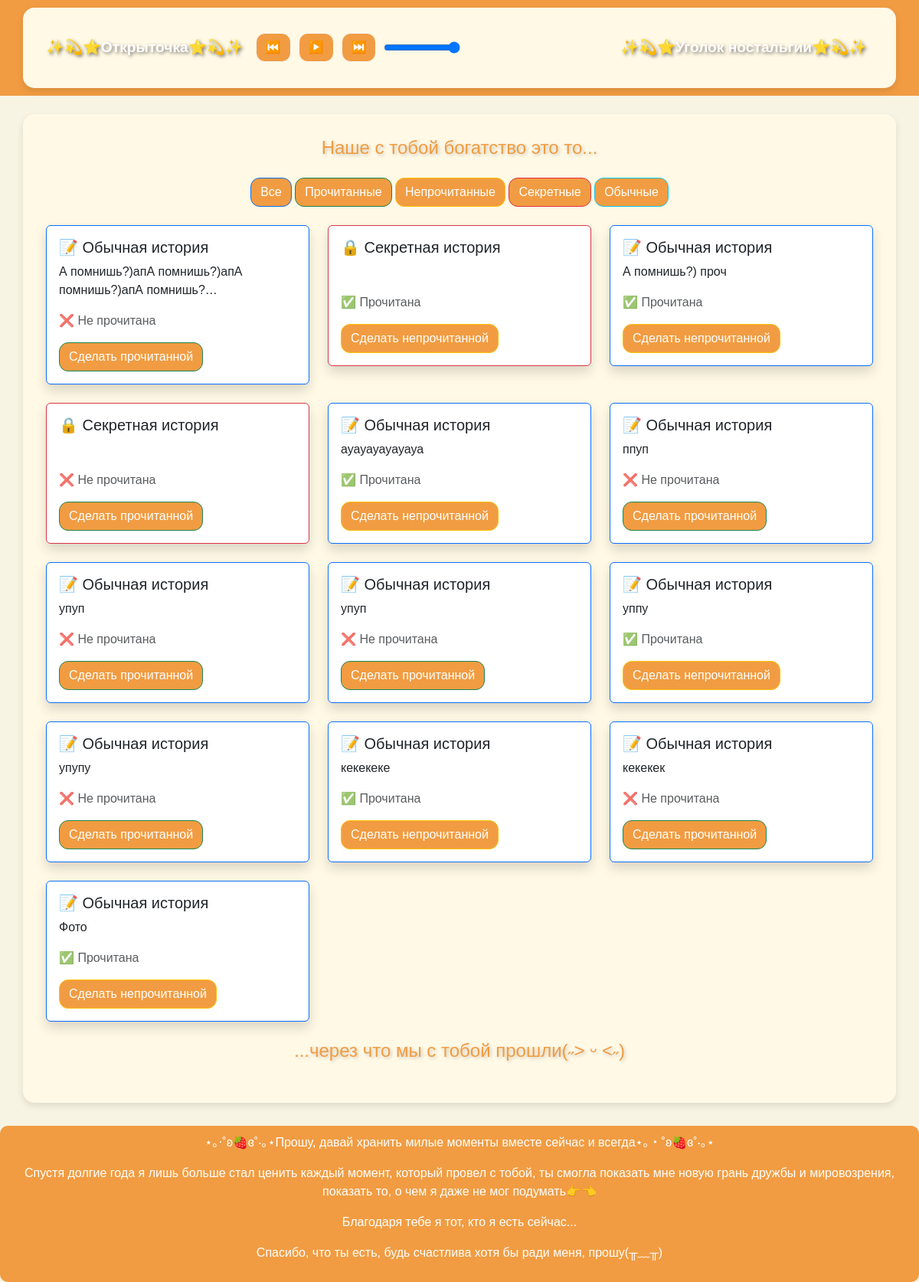
Page /notes/ on the earlier database version.
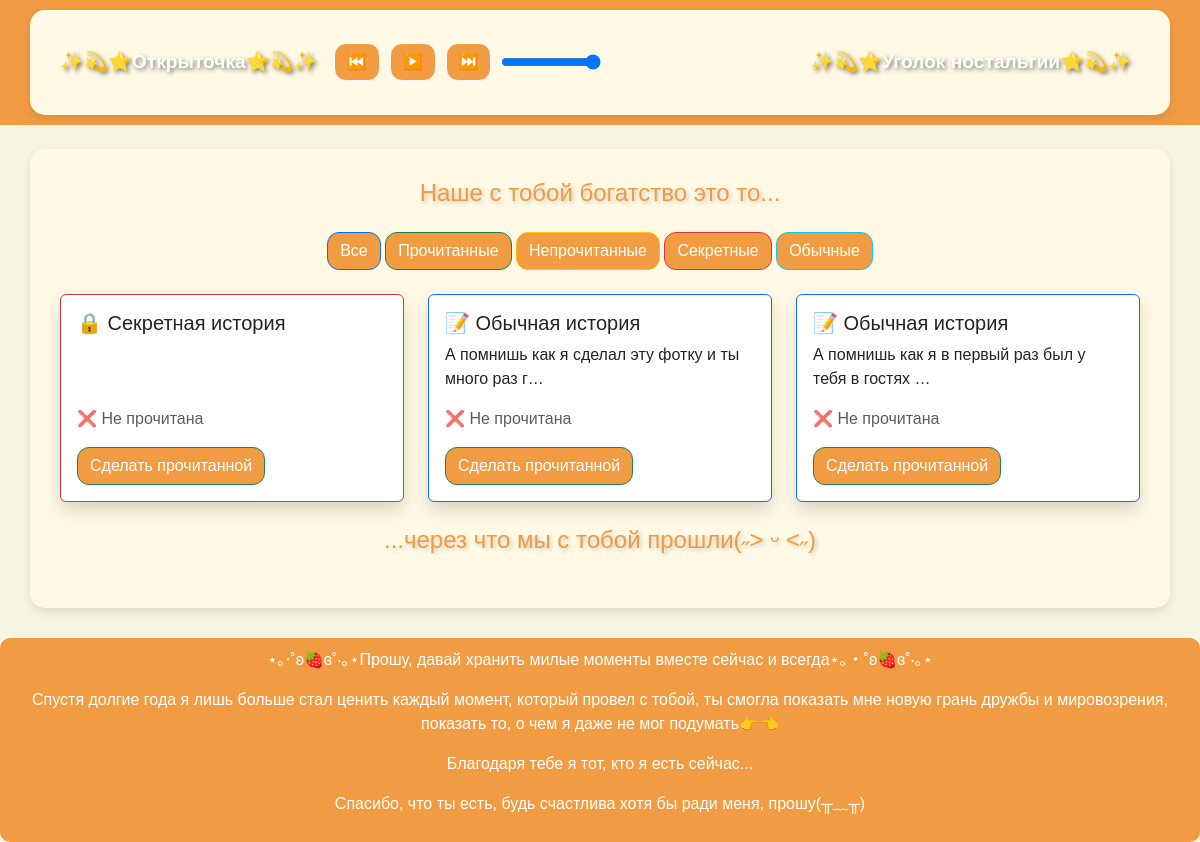
Same page on the later database version.
### api/models.py (models this page shows, shortened)
class Note(models.Model):
    text = models.TextField(verbose_name="Текст заметки")
    is_read = models.BooleanField(default=False, verbose_name="Прочитано")
    is_secret = models.BooleanField(default=False, verbose_name="Секретная")
    photo = models.ImageField(upload_to='notes_photos/', null=True, blank=True, verbose_name="Фото")

### api/views.py (the view)
# urls.py: path("notes/", note_list, name="note_list"),
def note_list(request):
    notes = Note.objects.all()
    return render(request, "note_list.html", {"notes": notes})

### templates/note_list.html (shortened to what this page needs)
{% extends "base.html" %}
{% block content %}
    <h1 class="text-center mb-4 title">Наше с тобой богатство это то...</h1>
    <div class="text-center mb-4">
        <button class="btn btn-primary filter-btn" data-filter="all">Все</button>
        <button class="btn btn-success filter-btn" data-filter="read">Прочитанные</button>
        <button class="btn btn-warning filter-btn" data-filter="unread">Непрочитанные</button>
        <button class="btn btn-danger filter-btn" data-filter="secret">Секретные</button>
        <button class="btn btn-info filter-btn" data-filter="regular">Обычные</button>
    </div>
    {% if notes %}
        <div class="row">
            {% for note in notes %}
                <div class="col-md-6 col-lg-4 mb-4 note-card"
                     data-read="{% if note.is_read %}read{% else %}unread{% endif %}"
                     data-secret="{% if note.is_secret %}secret{% else %}regular{% endif %}">
                    <a href="{% url 'note_detail' note.id %}" class="card shadow {% if note.is_secret %}border-danger{% else %}border-primary{% endif %} text-decoration-none">
                        <div class="card-body">
                            <h5 class="card-title">
                                {% if note.is_secret %} 🔒 Секретная история {% else %} 📝 Обычная история {% endif %}
                            </h5>
                            <p class="card-text {% if note.is_secret %}secret-note{% endif %}">
                                {{ note.text|truncatechars:50 }}
                            </p>
                            <p class="text-muted">
                                <span id="status-{{ note.id }}">
                                    {% if note.is_read %} ✅ Прочитана {% else %} ❌ Не прочитана {% endif %}
                                </span>
                            </p>
                            <button class="btn {% if note.is_read %}btn-warning{% else %}btn-success{% endif %} toggle-read"
                                    data-id="{{ note.id }}">
                                {% if note.is_read %} Сделать непрочитанной {% else %} Сделать прочитанной {% endif %}
                            </button>
                        </div>
                    </a>
                </div>
            {% endfor %}
        </div>
    {% else %}
        <p class="text-center text-muted">Нет заметок.</p>
    {% endif %}
    <h1 class="text-center mb-4 title">...через что мы с тобой прошли(˶˃ ᵕ ˂˶)</h1>
{% endblock %}

### templates/base.html (shortened to what this page needs)
<!DOCTYPE html>
<html lang="ru">
<head>
    <link href="https://cdn.jsdelivr.net/npm/bootstrap@5.3.0/dist/css/bootstrap.min.css" rel="stylesheet">
    {% load static %}
</head>
<body>
    <nav class="navbar navbar-expand-lg navbar-dark">
        <div class="container">
            <a class="navbar-brand" href="{% url 'home' %}"> <span style="text-shadow: 2px 2px 4px rgba(0, 0, 0, 0.5);">✨💫⭐️Открыточка⭐️💫✨</span></a>
            <div class="audio-controls">
                <button id="prevTrackBtn" class="btn btn-light">⏮️</button>
                <button id="playPauseBtn" class="btn btn-light">❚❚</button>
                <button id="nextTrackBtn" class="btn btn-light">⏭️</button>
                <input type="range" id="volumeControl" class="volume-control" value="100" max="100" />
            </div>
            <div class="collapse navbar-collapse">
                <ul class="navbar-nav ms-auto">
                    <li class="nav-item">
                        <a class="nav-link" href="{% url 'note_list' %}"> <span style="text-shadow: 2px 2px 4px rgba(0, 0, 0, 0.5);">✨💫⭐️Уголок ностальгии⭐️💫✨</span></a>
                    </li>
                </ul>
            </div>
        </div>
    </nav>
    <div class="container mt-4">
        {% block content %}{% endblock %}
    </div>
    <div class="footer">
        <p>⋆｡‧˚ʚ🍓ɞ˚‧｡⋆Прошу, давай хранить милые моменты вместе сейчас и всегда⋆｡‧˚ʚ🍓ɞ˚‧｡⋆</p>
        <p>Спустя долгие года я лишь больше стал ценить каждый момент, который провел с тобой, ты смогла показать мне новую грань дружбы и мировозрения, показать то, о чем я даже не мог подумать👉👈</p>
        <p>Благодаря тебе я тот, кто я есть сейчас...</p>
        <p>Спасибо, что ты есть, будь счастлива хотя бы ради меня, прошу(╥﹏╥)</p>
    </div>
</body>
</html>

### templates/base.html (style rules this page uses)
body { background-color: #f8f4e3; font-family: 'Comic Sans MS', cursive, sans-serif; opacity: 0; animation: fadeIn 1.5s forwards; }
.navbar { background-color: #f19c42; display: flex; justify-content: space-between; align-items: center; padding: 10px; }
.navbar a { color: white !important; font-weight: bold; font-size: 1.2rem; text-shadow: 2px 2px 4px rgba(0, 0, 0, 0.5); }
.container { background-color: #fff9e6; border-radius: 15px; padding: 30px; box-shadow: 0 4px 10px rgba(0, 0, 0, 0.1); }
h1, h2, h3 { color: #f19c42; font-size: 1.5rem; text-shadow: 2px 2px 4px rgba(0, 0, 0, 0.2); }
.btn { background-color: #f19c42; color: white; border-radius: 12px; }
.footer { text-align: center; margin-top: 30px; padding: 10px; background-color: #f19c42; color: white; border-radius: 10px; }
.volume-control { width: 100px; }
.audio-controls { display: flex; justify-content: center; align-items: center; gap: 10px; }

Differences in the rows shown:
removed Note: is_secret "🔒 Секретная история", is_read "❌ Не прочитана"
removed Note: is_secret "📝 Обычная история", text "ауауауауауауа", is_read "✅ Прочитана"
removed Note: is_secret "📝 Обычная история", text "ппуп", is_read "❌ Не прочитана"
removed Note: is_secret "📝 Обычная история", text "упуп", is_read "❌ Не прочитана"
removed Note: is_secret "📝 Обычная история", text "упуп", is_read "❌ Не прочитана"
removed Note: is_secret "📝 Обычная история", text "уппу", is_read "✅ Прочитана"
removed Note: is_secret "📝 Обычная история", text "упупу", is_read "❌ Не прочитана"
removed Note: is_secret "📝 Обычная история", text "кекекеке", is_read "✅ Прочитана"
removed Note: is_secret "📝 Обычная история", text "кекекек", is_read "❌ Не прочитана"
removed Note: is_secret "📝 Обычная история", text "Фото", is_read "✅ Прочитана"
changed Note (number 1 of 3 on the later page): text "А помнишь?)апА помнишь?)апА помнишь?)апА помнишь?…" → (not shown); is_secret "📝 Обычная история" → "🔒 Секретная история"
changed Note: text (not shown) → "А помнишь как я сделал эту фотку и ты много раз г…"; is_secret "🔒 Секретная история" → "📝 Обычная история"; is_read "✅ Прочитана Сделать непрочитанной" → "❌ Не прочитана Сделать прочитанной"
changed Note: text "А помнишь?) проч" → "А помнишь как я в первый раз был у тебя в гостях …"; is_read "✅ Прочитана Сделать непрочитанной" → "❌ Не прочитана Сделать прочитанной"
